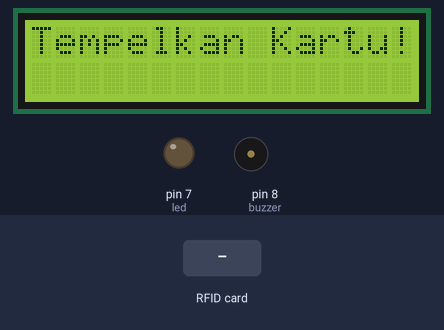
Recording of a sketch running on a simulated Arduino Uno, built with avr-gcc and run on an emulated ATmega328P. On the bench: 16×2 character LCD, output pins drawn as LEDs (lit = HIGH), buzzer (waves = sounding, pin HIGH). Dashed ring = blinking. The test bench sets the inputs (shaded band). Pins used as bus, display or sensor lines are not drawn; what the sketch prints to the serial monitor is not drawn.

Above: at 3.3 s.
3.4 s: RFID card 5E 7A 19 C4 held to the reader
At 3.61 s:
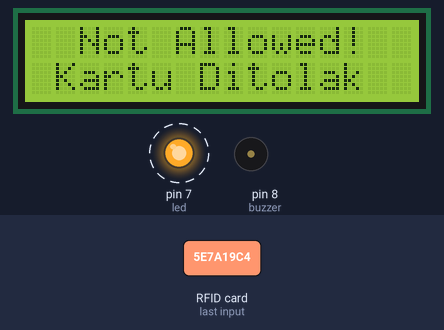
At 6.1 s:
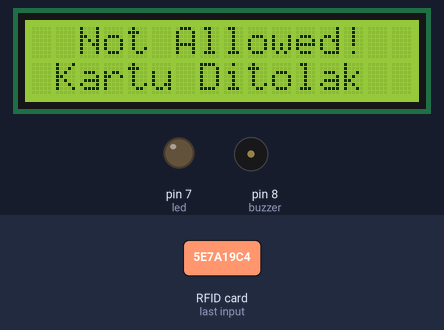
Timing chart, 0 to 7.6 s (numbered marks = the images above; inputs shaded):
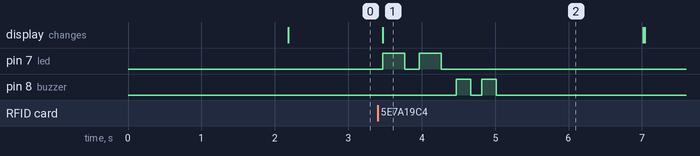

Measured:
- after the input at 3.4 s, pin 7 (led): alternates HIGH for 0.30 s and LOW for 0.20 s, 4 changes in all, then stays LOW, starting after 0.07 s; pin 8 (buzzer): alternates HIGH for 0.20 s and LOW for 0.15 s, 4 changes in all, then stays LOW, starting after 1.1 s; the display: changes after 0.07 s (image 1)

The sketch:

sketch_jun11a.ino
```cpp
#include <SPI.h>
#include <MFRC522.h>
#include <Wire.h>
#include <LiquidCrystal_I2C.h>

#define SS_PIN  10
#define RST_PIN  9

MFRC522 mfrc522(SS_PIN, RST_PIN);
LiquidCrystal_I2C lcd(0x27, 16, 2);   // alamat I2C: 0x27 atau 0x3F

int led   = 7;
int buzzer = 8;

// -------------------------------------------------------
// Ganti UID di bawah dengan UID kartu kamu yang
// muncul di Serial Monitor (format: {byte, byte, byte, byte})
// -------------------------------------------------------
byte cards[][4] = {
  {97, 67, 28, 23}    // Kartu 2 — ubah ini
};

// -------------------------------------------------------
// Nama pemilik kartu (urutan sama dengan array cards[])
// -------------------------------------------------------
String cardNames[] = {
  "Evan"
};

bool access = false;
int  matchedIndex = -1;

// ── Buzz helper ─────────────────────────────────────────
void buzz(int times, int onMs = 200, int offMs = 150) {
  for (int i = 0; i < times; i++) {
    digitalWrite(buzzer, HIGH);
    delay(onMs);
    digitalWrite(buzzer, LOW);
    if (i < times - 1) delay(offMs);
  }
}

// ── Setup ────────────────────────────────────────────────
void setup() {
  Serial.begin(9600);
  SPI.begin();
  mfrc522.PCD_Init();

  lcd.init();
  lcd.backlight();

  pinMode(led,    OUTPUT);
  pinMode(buzzer, OUTPUT);
  digitalWrite(led,    LOW);
  digitalWrite(buzzer, LOW);

  lcd.setCursor(0, 0);
  lcd.print("  Sistem Akses  ");
  lcd.setCursor(0, 1);
  lcd.print("  RFID Ready!  ");
  Serial.println("=== Sistem Akses RFID ===");
  Serial.println("Tempelkan kartu...");
  delay(2000);
  lcd.clear();
}

// ── Loop ─────────────────────────────────────────────────
void loop() {
  lcd.setCursor(0, 0);
  lcd.print("Tempelkan Kartu!");
  lcd.setCursor(0, 1);
  lcd.print("                ");

  if (!mfrc522.PICC_IsNewCardPresent()) return;
  if (!mfrc522.PICC_ReadCardSerial())   return;

  // Tampilkan UID di Serial Monitor
  Serial.print("UID Terdeteksi: {");
  for (int i = 0; i < mfrc522.uid.size; i++) {
    Serial.print(mfrc522.uid.uidByte[i]);
    if (i < mfrc522.uid.size - 1) Serial.print(", ");
  }
  Serial.println("}");

  // Cocokkan UID
  access       = false;
  matchedIndex = -1;
  for (int x = 0; x < (int)(sizeof(cards) / sizeof(cards[0])); x++) {
    bool match = true;
    for (int i = 0; i < 4; i++) {
      if (mfrc522.uid.uidByte[i] != cards[x][i]) { match = false; break; }
    }
    if (match) { access = true; matchedIndex = x; break; }
  }

  lcd.clear();

  if (access) {
    Serial.println("Status : AKSES DITERIMA");
    Serial.print  ("Selamat datang, ");
    Serial.println(cardNames[matchedIndex]);
    Serial.println();

    lcd.setCursor(0, 0);
    lcd.print("Welcome!");
    lcd.setCursor(0, 1);
    lcd.print(cardNames[matchedIndex].substring(0, 16));

    digitalWrite(led, HIGH);
    buzz(1, 300);
    delay(700);
    digitalWrite(led, LOW);

  } else {
    Serial.println("Status : AKSES DITOLAK");
    Serial.println("Kartu tidak terdaftar!");
    Serial.println();

    lcd.setCursor(0, 0);
    lcd.print("  Not Allowed!  ");
    lcd.setCursor(0, 1);
    lcd.print(" Kartu Ditolak  ");

    for (int i = 0; i < 2; i++) {
      digitalWrite(led, HIGH); delay(300);
      digitalWrite(led, LOW);  delay(200);
    }
    buzz(2, 200, 150);
  }

  delay(2000);
  lcd.clear();
  mfrc522.PICC_HaltA();
}
```
